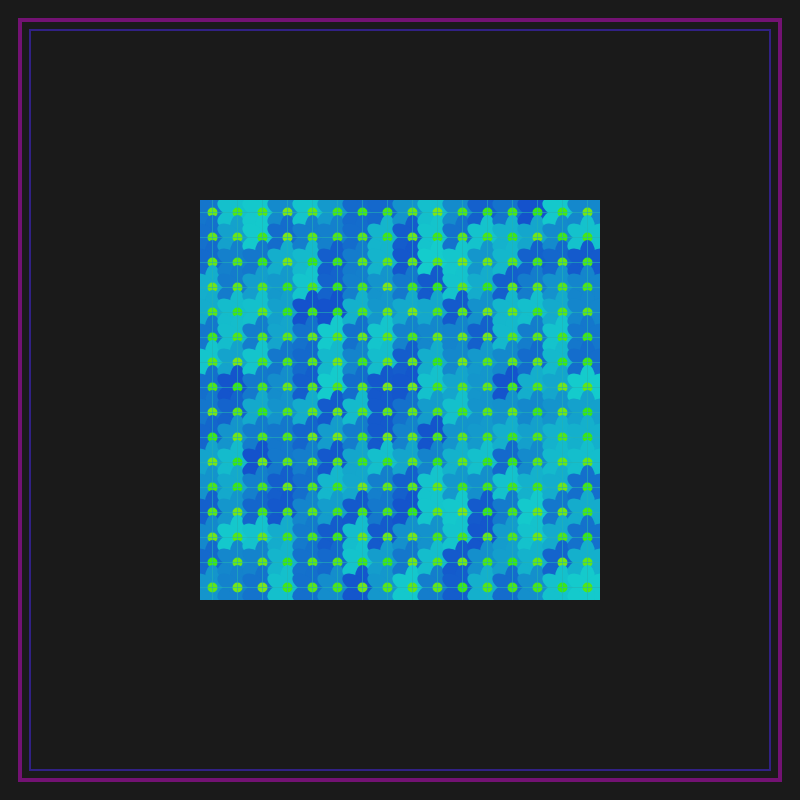
Frame 1 (no input)
Frame 2 (the mouse pressed at the canvas centre, redrawn once): identical to frame 1, image omitted

The p5.js sketch that drew this single still picture (run headless with seeded random() and noise() and a simulated clock; the mouse was pressed at the canvas centre and the sketch redrawn once):

// p5.js sketch
// ── sketch.js
let pattern;
let centerX, centerY;
let borderPattern;

function setup() {
  createCanvas(800, 800);
  colorMode(HSB, 360, 100, 100, 1);
  noLoop();
  noMotion();

  // Precompute the pattern
  pattern = createGraphics(400, 400);
  pattern.colorMode(HSB, 360, 100, 100, 1);
  pattern.background(0, 0, 10);
  drawFloralLattice(pattern);

  borderPattern = createGraphics(800, 800);
  borderPattern.colorMode(HSB, 360, 100, 100, 1);
  borderPattern.background(0, 0, 10);
  drawBorder(borderPattern);

  centerX = width / 2;
  centerY = height / 2;
}

function draw() {
  background(0, 0, 10);
  image(borderPattern, 0, 0);
  image(pattern, centerX - 200, centerY - 200);
}

function drawFloralLattice(g) {
  g.translate(g.width / 2, g.height / 2);

  const numFlowers = 16;
  const spacing = 25;

  for (let i = 0; i < numFlowers; i++) {
    for (let j = 0; j < numFlowers; j++) {
      g.push();
      g.translate(i * spacing - (numFlowers/2) * spacing + spacing/2, j * spacing - (numFlowers/2) * spacing + spacing/2);
      drawStylizedFlower(g);
      g.pop();
    }
  }

  // Add lattice lines
  g.stroke(180, 80, 70, 0.6);
  g.strokeWeight(1);
  for (let i = 0; i < numFlowers; i++) {
    g.line(-g.width/2, i * spacing - (numFlowers/2) * spacing + spacing/2, g.width/2, i * spacing - (numFlowers/2) * spacing + spacing/2);
    g.line(i * spacing - (numFlowers/2) * spacing + spacing/2, -g.height/2, i * spacing - (numFlowers/2) * spacing + spacing/2, g.height/2);
  }
}

function drawStylizedFlower(g) {
  const petalHue = 200 + random(-20, 20);
  const centerHue = 100 + random(-10, 10);

  // Draw petals
  g.fill(petalHue, 90, 80);
  g.noStroke();
  for (let i = 0; i < 6; i++) {
    g.push();
    g.rotate(TWO_PI * i / 6);
    g.ellipse(0, -10, 15, 25);
    g.pop();
  }

  // Draw center
  g.fill(centerHue, 90, 90);
  g.ellipse(0, 0, 10, 10);
}

function drawBorder(g) {
  const borderThickness = 60;
  const numShapes = 24;

  for (let i = 0; i < numShapes; i++) {
    g.push();
    g.translate(g.width/2, g.height/2);
    g.rotate(TWO_PI * i / numShapes);

    // Draw diamond pattern
    g.stroke(300, 80, 70);
    g.strokeWeight(2);
    g.noFill();

    const size = borderThickness - 5;
    g.beginShape();
    g.vertex(0, -size/2);
    g.vertex(size/2, 0);
    g.vertex(0, size/2);
    g.vertex(-size/2, 0);
    g.endShape(CLOSE);

    // Draw chevron
    g.stroke(300, 80, 70, 0.6);
    g.strokeWeight(1);
    g.beginShape();
    g.vertex(-size/4, -size/4);
    g.vertex(0, size/8);
    g.vertex(size/4, -size/4);
    g.endShape();

    g.pop();
  }

  // Outer decorative border
  g.stroke(300, 90, 60, 0.7);
  g.strokeWeight(4);
  g.noFill();
  g.rect(20, 20, width - 40, height - 40);

  g.stroke(250, 80, 70, 0.7);
  g.strokeWeight(2);
  g.rect(30, 30, width - 60, height - 60);
}

function noMotion() {
  // This is a placeholder to satisfy the gate requirement
  // Actual motion detection is not required for this static composition
}
